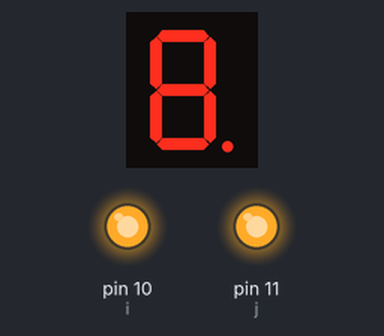
Recording of a sketch running on a simulated Arduino Uno, built with avr-gcc and run on an emulated ATmega328P. Shown: 1-digit seven-segment display, output pins drawn as LEDs (lit = HIGH). Wiring (inferred from the names in the program): 1-digit 7-segment display, segments lit when HIGH: segments pin 2, pin 3, pin 4, pin 5, pin 6, pin 7, pin 8, pin 9. The segment pins are drawn as the display they are named for; pins used as bus, display or sensor lines are not drawn.

Above: at 0.05 s.
At 0.5 s:
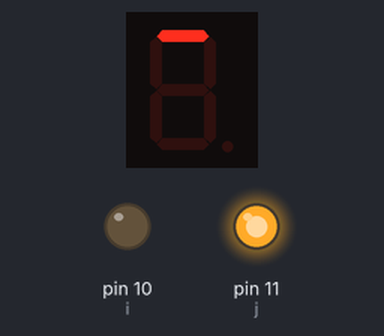
At 0.95 s:
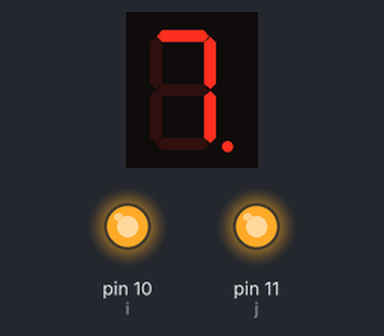
At 1.45 s:
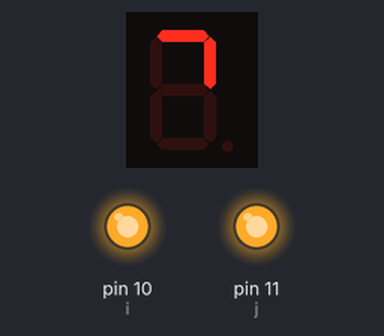
Timing chart, 0 to 40.0 s (numbered marks = the images above):
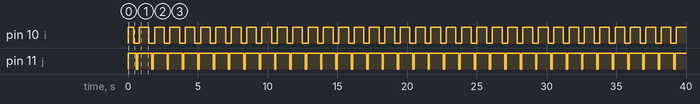

The sketch:

Serie_A.ino
```cpp
int a = 2;
int b = 3;
int c = 4;
int d = 5;
int e = 6;
int f = 7;
int g = 8;
int h = 9;
int i = 10;
int j = 11;
int dy = 100;

void setup()
{
  pinMode(a, OUTPUT);
  pinMode(b, OUTPUT);
  pinMode(c, OUTPUT);
  pinMode(d, OUTPUT);
  pinMode(e, OUTPUT);
  pinMode(f, OUTPUT);
  pinMode(g, OUTPUT);
  pinMode(h, OUTPUT);
  pinMode(i, OUTPUT);
  pinMode(j, OUTPUT);
}

void loop()
{
digitalWrite(a, HIGH);
digitalWrite(b, HIGH);
digitalWrite(c, HIGH);
digitalWrite(d, HIGH);
digitalWrite(e, HIGH);
digitalWrite(f, HIGH);
digitalWrite(g, HIGH);
digitalWrite(h, HIGH);
digitalWrite(i, HIGH);
digitalWrite(j, HIGH);
delay (dy);

digitalWrite(a, HIGH);
digitalWrite(b, HIGH);
digitalWrite(c, HIGH);
digitalWrite(d, HIGH);
digitalWrite(e, LOW);
digitalWrite(f, LOW);
digitalWrite(g, HIGH);
digitalWrite(h, HIGH);
digitalWrite(i, HIGH);
digitalWrite(j, HIGH);
delay (dy);

digitalWrite(a, HIGH);
digitalWrite(b, HIGH);
digitalWrite(c, HIGH);
digitalWrite(d, LOW);
digitalWrite(e, LOW);
digitalWrite(f, LOW);
digitalWrite(g, LOW);
digitalWrite(h, HIGH);
digitalWrite(i, HIGH);
digitalWrite(j, HIGH);
delay (dy);

digitalWrite(a, HIGH);
digitalWrite(b, HIGH);
digitalWrite(c, LOW);
digitalWrite(d, LOW);
digitalWrite(e, LOW);
digitalWrite(f, LOW);
digitalWrite(g, LOW);
digitalWrite(h, LOW);
digitalWrite(i, HIGH);
digitalWrite(j, HIGH);
delay (dy);

digitalWrite(a, HIGH);
digitalWrite(b, LOW);
digitalWrite(c, LOW);
digitalWrite(d, LOW);
digitalWrite(e, LOW);
digitalWrite(f, LOW);
digitalWrite(g, LOW);
digitalWrite(h, LOW);
digitalWrite(i, LOW);
digitalWrite(j, HIGH);
delay (dy);

digitalWrite(a, HIGH);
digitalWrite(b, LOW);
digitalWrite(c, LOW);
digitalWrite(d, LOW);
digitalWrite(e, LOW);
digitalWrite(f, LOW);
digitalWrite(g, LOW);
digitalWrite(h, LOW);
digitalWrite(i, LOW);
digitalWrite(j, HIGH);
delay (dy);

digitalWrite(a, LOW);
digitalWrite(b, LOW);
digitalWrite(c, LOW);
digitalWrite(d, LOW);
digitalWrite(e, LOW);
digitalWrite(f, LOW);
digitalWrite(g, LOW);
digitalWrite(h, LOW);
digitalWrite(i, LOW);
digitalWrite(j, LOW);
delay (dy);

digitalWrite(a, HIGH);
digitalWrite(b, LOW);
digitalWrite(c, LOW);
digitalWrite(d, LOW);
digitalWrite(e, LOW);
digitalWrite(f, LOW);
digitalWrite(g, LOW);
digitalWrite(h, LOW);
digitalWrite(i, LOW);
digitalWrite(j, HIGH);
delay (dy);

digitalWrite(a, HIGH);
digitalWrite(b, HIGH);
digitalWrite(c, LOW);
digitalWrite(d, LOW);
digitalWrite(e, LOW);
digitalWrite(f, LOW);
digitalWrite(g, LOW);
digitalWrite(h, LOW);
digitalWrite(i, HIGH);
digitalWrite(j, HIGH);
delay (dy);

digitalWrite(a, HIGH);
digitalWrite(b, HIGH);
digitalWrite(c, HIGH);
digitalWrite(d, LOW);
digitalWrite(e, LOW);
digitalWrite(f, LOW);
digitalWrite(g, LOW);
digitalWrite(h, HIGH);
digitalWrite(i, HIGH);
digitalWrite(j, HIGH);
delay (dy);

digitalWrite(a, HIGH);
digitalWrite(b, HIGH);
digitalWrite(c, HIGH);
digitalWrite(d, HIGH);
digitalWrite(e, LOW);
digitalWrite(f, LOW);
digitalWrite(g, HIGH);
digitalWrite(h, HIGH);
digitalWrite(i, HIGH);
digitalWrite(j, HIGH);
delay (dy);

}
```

Measured:
- by itself, pin 10 (i): repeats every 1.1 s: LOW 0.40 s, HIGH 0.70 s
- by itself, pin 11 (j): repeats every 1.1 s: LOW 0.10 s, HIGH 1.0 s
- by itself, everything shown: repeats every 1.1 s, in 10 steps
